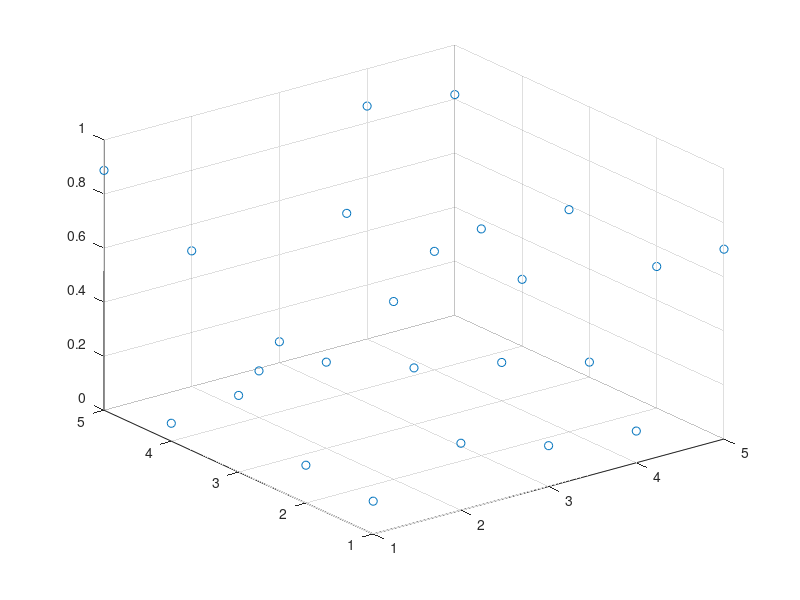

Here is the MATLAB script that generated this plot: (Note: this script raises an error after producing the figure.)
l=0

for a=1:1:5
    
       for b=1:1:5
           l=l+1;
           A(a,b)=rand;  %potential seed function
           position(l,1)=a;
           position(l,2)=b;
       end
end     


for t=0:pi/4:2*pi  
    l=0
   for j=1:1:5
       for k=1:1:5
         l=l+1;
         particlex=sin(t)+2;        %particle motion in x-direction
         particley=cos(t)+2;        %particle motion in y-direction
         fprintf('%f',t);
         potentialt=(0.9)*A(j,k)+0.0001*(rand-0.5);
         A(j,k)=potentialt;  %potential at each grid point
        position(l,3)=potentialt;
       end 
   end
   scatter3(position(:,1),position(:,2),position(:,3));
        sf=fit([position(:,1), position(:,2)], position(:,3), 'poly55');
        plot(sf,[position(:,1), position(:,2)], position(:,3))
        [fj, fk] = differentiate(sf, [j, k])
end




